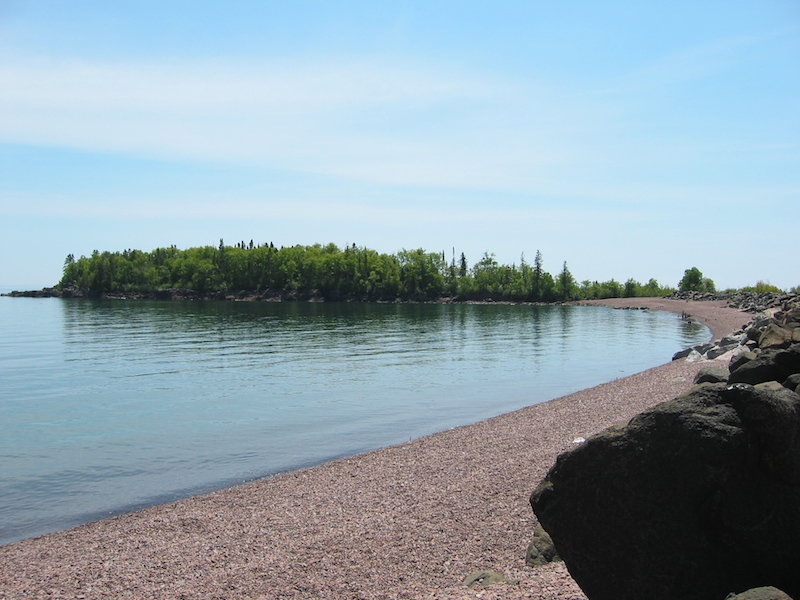
#> input picture python_crash_tutorial/Ch4/lake.jpg, 800 x 600 px
$ python rotate_right.py
#> lines starting #> are read from the running program, lines starting #| are printed output that depends on the picture
#> in main, img is the input picture: PIL image 800x600 RGB; mean R, G, B 143.5, 162.4, 172.5
# rotate_right.py

from PIL import Image

def rotate_right(img):
    """Return copy of img rotated right 90 degrees."""
    width, height = img.size
#> width = 800; height = 600
    newimg = Image.new("RGB", (height, width))
#> newimg: PIL image 600x800 RGB; every value is 0
    for j in range(height):
        for i in range(width):
            color = img.getpixel((i, j))
            newimg.putpixel((height - j - 1, i), color)
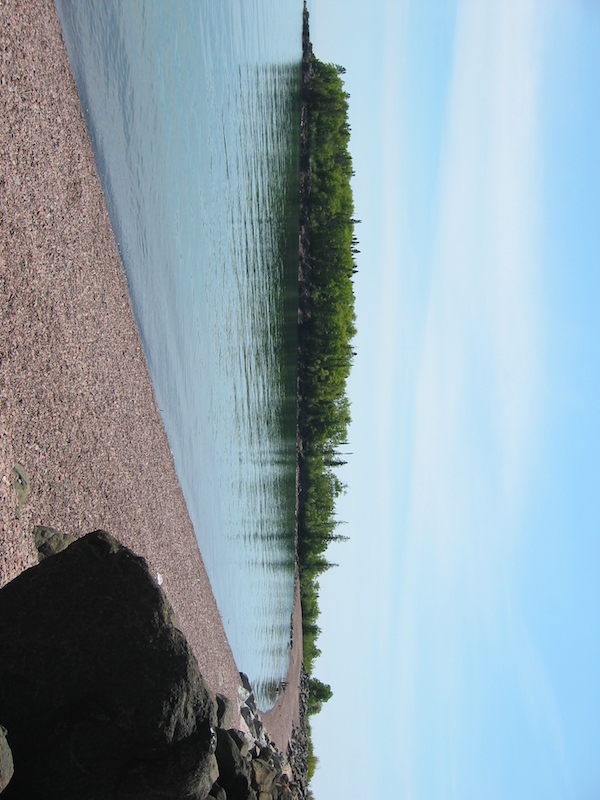
#> newimg: PIL image 600x800 RGB; mean R, G, B 143.5, 162.4, 172.5
    return newimg

def main():
    img = Image.open("lake.jpg")
    newimg = rotate_right(img)
    newimg.save("lake_rotate_right.jpg")

main()
